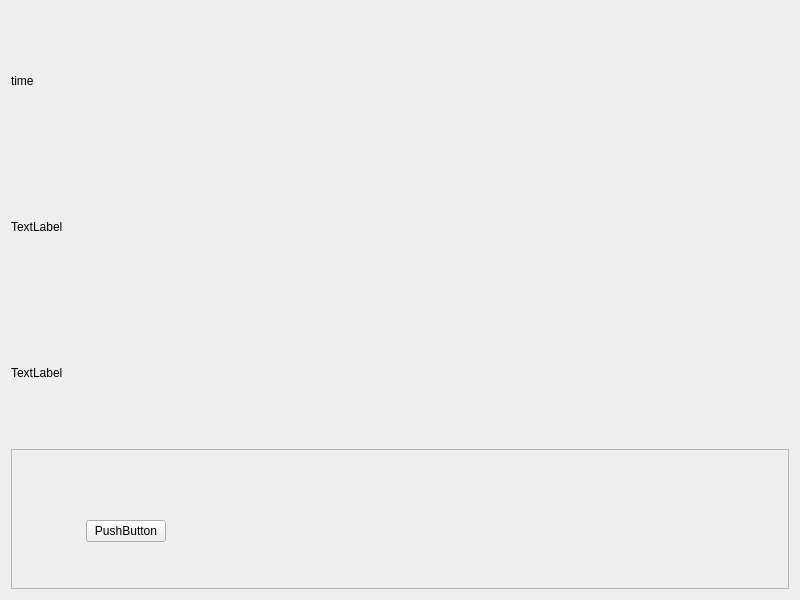
<?xml version="1.0" encoding="UTF-8"?>
<ui version="4.0">
 <class>Widget</class>
 <widget class="QWidget" name="Widget">
  <property name="geometry">
   <rect>
    <x>0</x>
    <y>0</y>
    <width>800</width>
    <height>600</height>
   </rect>
  </property>
  <property name="windowTitle">
   <string>Widget</string>
  </property>
  <layout class="QGridLayout" name="gridLayout">
   <item row="0" column="0">
    <widget class="QLabel" name="time_1">
     <property name="text">
      <string>time</string>
     </property>
    </widget>
   </item>
   <item row="2" column="0">
    <widget class="MyLabel" name="label">
     <property name="minimumSize">
      <size>
       <width>50</width>
       <height>50</height>
      </size>
     </property>
     <property name="text">
      <string>TextLabel</string>
     </property>
    </widget>
   </item>
   <item row="1" column="0">
    <widget class="QLabel" name="label_2">
     <property name="text">
      <string>TextLabel</string>
     </property>
     <property name="buddy">
      <cstring>label_2</cstring>
     </property>
    </widget>
   </item>
   <item row="3" column="0">
    <widget class="QFrame" name="frame">
     <property name="frameShape">
      <enum>QFrame::StyledPanel</enum>
     </property>
     <property name="frameShadow">
      <enum>QFrame::Raised</enum>
     </property>
     <widget class="QWidget" name="">
      <property name="geometry">
       <rect>
        <x>30</x>
        <y>70</y>
        <width>169</width>
        <height>25</height>
       </rect>
      </property>
      <layout class="QHBoxLayout" name="horizontalLayout">
       <item>
        <spacer name="horizontalSpacer_2">
         <property name="orientation">
          <enum>Qt::Horizontal</enum>
         </property>
         <property name="sizeHint" stdset="0">
          <size>
           <width>40</width>
           <height>20</height>
          </size>
         </property>
        </spacer>
       </item>
       <item>
        <widget class="myb" name="pushButton">
         <property name="text">
          <string>PushButton</string>
         </property>
        </widget>
       </item>
       <item>
        <spacer name="horizontalSpacer">
         <property name="orientation">
          <enum>Qt::Horizontal</enum>
         </property>
         <property name="sizeHint" stdset="0">
          <size>
           <width>40</width>
           <height>20</height>
          </size>
         </property>
        </spacer>
       </item>
      </layout>
     </widget>
    </widget>
   </item>
  </layout>
 </widget>
 <customwidgets>
  <customwidget>
   <class>MyLabel</class>
   <extends>QLabel</extends>
   <header location="global">mylabel.h</header>
  </customwidget>
  <customwidget>
   <class>myb</class>
   <extends>QPushButton</extends>
   <header>myb.h</header>
  </customwidget>
 </customwidgets>
 <resources/>
 <connections/>
</ui>
